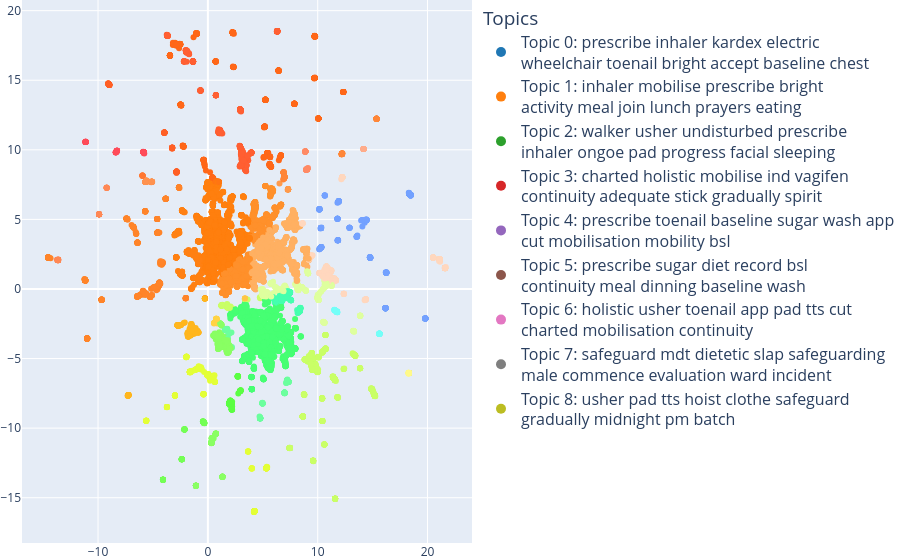

This figure's notebook cell:
### Code cell
matave_analysis(all_texts, f"./{IMAGE_OUTPUT_FOLDER}/allNotesProcessedNotes")

### Figure 1 — Plotly figure (JSON) as saved in the notebook; plotly's stock layout.template omitted (floating-point values rounded to 4 significant figures; data arrays with more than 128 entries replaced by an {"elided": "..."} marker saying what was removed)
{"data": [{"customdata": {"elided": "12191x9 float values"}, "hovertemplate": "<b>%{text}</b><br>Topic 0: %{customdata[0]}<br>Topic 1: %{customdata[1]}<br>Topic 2: %{customdata[2]}<br>Topic 3: %{customdata[3]}<br>Topic 4: %{customdata[4]}<br>Topic 5: %{customdata[5]}<br>Topic 6: %{customdata[6]}<br>Topic 7: %{customdata[7]}<br>Topic 8: %{customdata[8]}", "marker": {"color": {"elided": "12191 str values"}, "opacity": 1, "size": 6}, "mode": "markers", "showlegend": false, "text": {"elided": "12191 str values"}, "type": "scatter", "x": {"elided": "12191 float values"}, "y": {"elided": "12191 float values"}}, {"marker": {"color": "#1f77b4", "size": 10}, "mode": "markers", "name": "Topic 0: prescribe inhaler kardex electric<br>wheelchair toenail bright accept baseline chest", "showlegend": true, "type": "scatter", "x": [null], "y": [null]}, {"marker": {"color": "#ff7f0e", "size": 10}, "mode": "markers", "name": "Topic 1: inhaler mobilise prescribe bright<br>activity meal join lunch prayers eating", "showlegend": true, "type": "scatter", "x": [null], "y": [null]}, {"marker": {"color": "#2ca02c", "size": 10}, "mode": "markers", "name": "Topic 2: walker usher undisturbed prescribe<br>inhaler ongoe pad progress facial sleeping", "showlegend": true, "type": "scatter", "x": [null], "y": [null]}, {"marker": {"color": "#d62728", "size": 10}, "mode": "markers", "name": "Topic 3: charted holistic mobilise ind vagifen<br>continuity adequate stick gradually spirit", "showlegend": true, "type": "scatter", "x": [null], "y": [null]}, {"marker": {"color": "#9467bd", "size": 10}, "mode": "markers", "name": "Topic 4: prescribe toenail baseline sugar wash app<br>cut mobilisation mobility bsl", "showlegend": true, "type": "scatter", "x": [null], "y": [null]}, {"marker": {"color": "#8c564b", "size": 10}, "mode": "markers", "name": "Topic 5: prescribe sugar diet record bsl<br>continuity meal dinning baseline wash", "showlegend": true, "type": "scatter", "x": [null], "y": [null]}, {"marker": {"color": "#e377c2", "size": 10}, "mode": "markers", "name": "Topic 6: holistic usher toenail app pad tts cut<br>charted mobilisation continuity", "showlegend": true, "type": "scatter", "x": [null], "y": [null]}, {"marker": {"color": "#7f7f7f", "size": 10}, "mode": "markers", "name": "Topic 7: safeguard mdt dietetic slap safeguarding<br>male commence evaluation ward incident", "showlegend": true, "type": "scatter", "x": [null], "y": [null]}, {"marker": {"color": "#bcbd22", "size": 10}, "mode": "markers", "name": "Topic 8: usher pad tts hoist clothe safeguard<br>gradually midnight pm batch", "showlegend": true, "type": "scatter", "x": [null], "y": [null]}], "layout": {"legend": {"font": {"size": 16}, "itemclick": false, "itemdoubleclick": false, "title": {"text": "Topics"}}, "margin": {"b": 0, "l": 0, "r": 0, "t": 0}, "title": {"text": ""}}}
